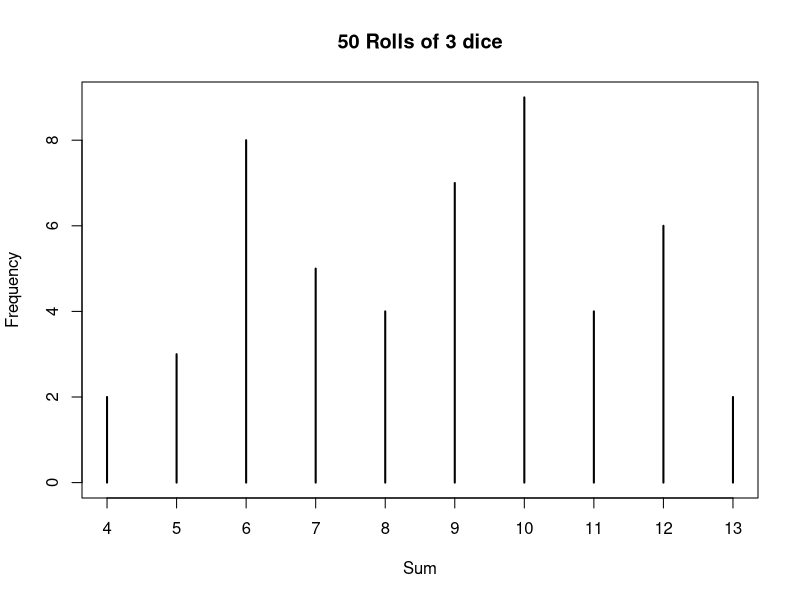

Here is the R script that generated this plot:
randomsum <- function(){
  
  rn <- floor(runif(3,1,6))
  return(sum(rn))
 
}

sim <- replicate(50, randomsum())
print(sim)

plot(table(sim), xlab='Sum', ylab='Frequency', main='50 Rolls of 3 dice')


tenruns<- replicate(10, replicate (50, randomsum()))
prob <- sum((14 <= tenruns) & (tenruns <= 16))/length(tenruns)
print(prob)

